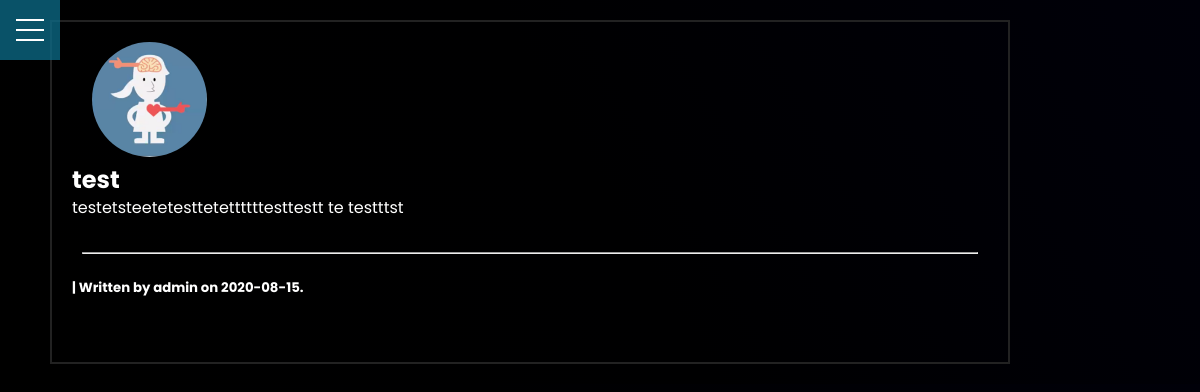
Before: /post/22/view (signed in) with the older database file.
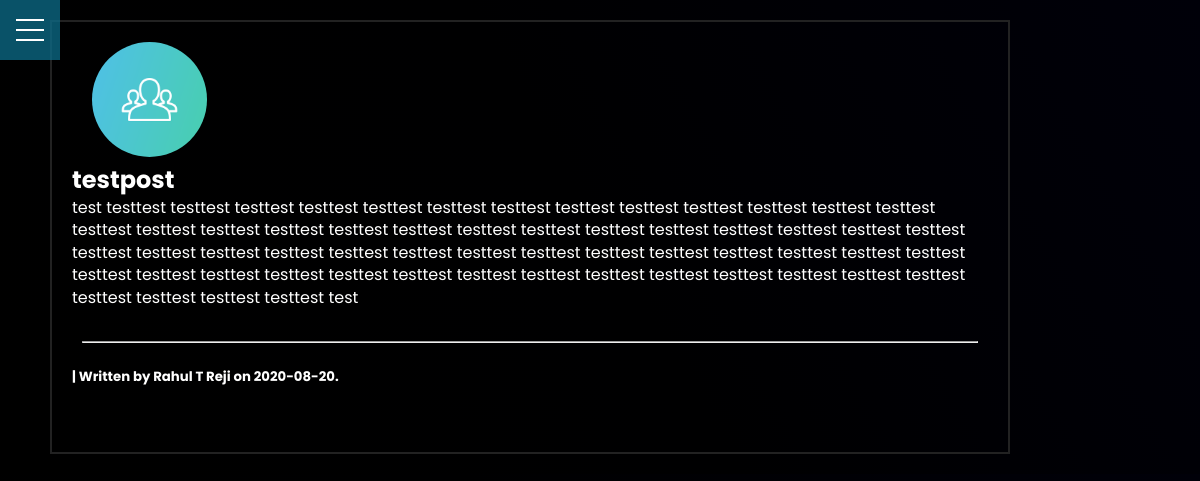
After: the same page with the newer database file.
### flaskblog/models.py (models this page shows, shortened)
class User(db.Model, UserMixin):
    id = db.Column(db.Integer, primary_key=True, unique=True)
    username = db.Column(db.String(20), unique=True, nullable=False)
    email = db.Column(db.String(120), unique=True, nullable=False)
    image_file = db.Column(db.String(20), nullable=False, default='default.jpg')
    password = db.Column(db.String(60), nullable=False)
    posts = db.relationship('Post', backref='author', lazy=True)

class Post(db.Model):
    id = db.Column(db.Integer, primary_key=True)
    title = db.Column(db.String(), nullable=False)
    date_posted = db.Column(db.DateTime, nullable=False, default=datetime.utcnow)
    content = db.Column(db.Text, nullable=False)
    user_id = db.Column(db.Integer, db.ForeignKey('user.id'), nullable=False)

### flaskblog/routes.py (the view)
@app.route("/post/<int:post_id>/view")
@login_required
def post(post_id):
    post = Post.query.get_or_404(post_id)
    return render_template("post.html", post=post)

### flaskblog/models.py (called while the page is built)
@login_manager.user_loader
def load_user(user_id):
    return User.query.get(int(user_id))

### flaskblog/templates/post.html (shortened to what this page needs)
{% extends "base.html" %}
{% block content %}
<div class="main">
  <article>
    <img src="{{ url_for('static', filename='profile_pics/' + post.author.image_file) }}"
    class="rounded-profile-pic">
      <h2>{{ post.title }}</h2>
      <p>{{ post.content }}</p>
      <br>
    <hr>
      <h5 class="post-author">| Written by {{ post.author.username }} on {{ post.date_posted.strftime('%Y-%m-%d') }}.</h5>
    <br><br>
  </article>
</div>
{% endblock content %}

Changed rows visible on the page:
no longer on this page (row unchanged): User: image_file (picture), author.username "admin"
now on this page (row edited): User: image_file (placeholder picture), author.username "Rahul T Reji"
changed Post: title "test" → "testpost"; content "testetsteetetesttetettttttesttestt te testttst" → "test testtest testtest testtest testtest testtest testtest testtest testtest testtest testtest testtest testtest testtest testtest testtest testtest testtest testtest testtest testtest testtest testtest testtest testtest testtest testtest testtest testtest testtest testtest testtest testtest testtest testtest testtest testtest testtest testtest testtest testtest testtest testtest testtest testtest testtest testtest testtest testtest testtest testtest testtest testtest testtest testtest testtest testtest testtest testtest testtest test"; date_posted "2020-08-15" → "2020-08-20"
